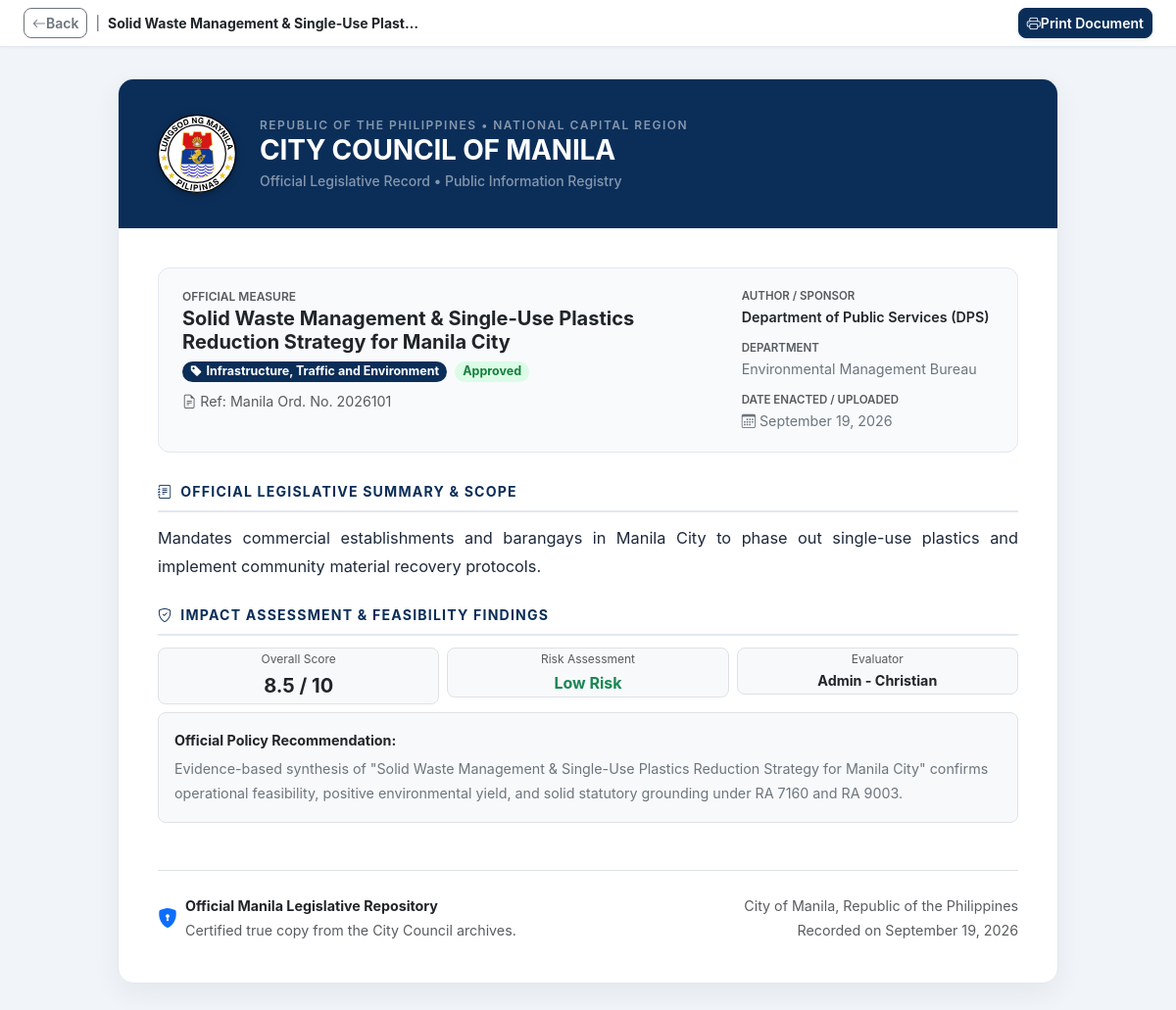
Screenshot of /backend/view_policy_document.php?id=101 with the database file from the repository.
### tables this page shows
CREATE TABLE `evaluations` (
  `id` int(11) NOT NULL AUTO_INCREMENT,
  `policy_id` int(11) NOT NULL,
  `policy_title` varchar(255) NOT NULL,
  `evaluator` varchar(150) NOT NULL,
  `economic_score` tinyint(4) DEFAULT 0,
  `social_score` tinyint(4) DEFAULT 0,
  `environmental_score` tinyint(4) DEFAULT 0,
  `legal_score` tinyint(4) DEFAULT 0,
  `overall_score` decimal(5,2) DEFAULT 0.00,
  `risk_level` varchar(50) DEFAULT NULL,
  `ai_recommendation` text DEFAULT NULL,
  `notes` text DEFAULT NULL,
  `status` varchar(50) DEFAULT 'Draft',
  `approved_by` varchar(255) DEFAULT NULL,
  `approved_at` datetime DEFAULT NULL,
  `created_at` timestamp NOT NULL DEFAULT current_timestamp(),
  `updated_at` timestamp NOT NULL DEFAULT current_timestamp() ON UPDATE current_timestamp(),
  PRIMARY KEY (`id`),
  UNIQUE KEY `policy_id` (`policy_id`),
  CONSTRAINT `fk_evaluations_policy` FOREIGN KEY (`policy_id`) REFERENCES `policy_records` (`id`) ON DELETE CASCADE
);

CREATE TABLE `policy_records` (
  `id` int(11) NOT NULL AUTO_INCREMENT,
  `legislative_item_id` int(11) DEFAULT NULL,
  `title` varchar(255) NOT NULL,
  `category` varchar(100) NOT NULL,
  `city_origin` varchar(100) DEFAULT 'City of Manila',
  `author` varchar(150) NOT NULL,
  `department` varchar(100) NOT NULL,
  `description` text DEFAULT NULL,
  `keywords` varchar(255) DEFAULT NULL,
  `publication_date` date DEFAULT NULL,
  `related_record` varchar(100) DEFAULT NULL,
  `file_path` varchar(255) DEFAULT NULL,
  `status` varchar(50) DEFAULT 'Draft',
  `created_at` timestamp NOT NULL DEFAULT current_timestamp(),
  `updated_at` timestamp NOT NULL DEFAULT current_timestamp() ON UPDATE current_timestamp(),
  `ai_summary` longtext DEFAULT NULL,
  PRIMARY KEY (`id`)
);

### backend/view_policy_document.php (the view, shortened to what this page needs)
<?php
require_once __DIR__ . '/../config/db.php';
$policy_id = (int)($_GET['id'] ?? 0);
$stmt = mysqli_prepare($conn, "
    SELECT p.*,
           e.id AS evaluation_id, e.overall_score, e.risk_level, e.ai_recommendation,
           e.notes, e.evaluator, e.approved_by, e.approved_at, e.status AS evaluation_status
    FROM policy_records p
    LEFT JOIN evaluations e ON p.id = e.policy_id
    WHERE p.id = ?
    LIMIT 1
");
mysqli_stmt_bind_param($stmt, "i", $policy_id);
mysqli_stmt_execute($stmt);
$res = mysqli_stmt_get_result($stmt);
$policy = mysqli_fetch_assoc($res);
$ai_summary_text = '';
if (empty($ai_summary_text)) {
    $ai_summary_text = $policy['description'] ?? 'Official legislative enactment and municipal policy provisions enacted under the authority of the City Council of Manila.';
}
$title = $policy['title'] ?? 'Legislative Ordinance';
$category = $policy['category'] ?? 'General Legislation';
$author = $policy['author'] ?? 'City Council of Manila';
$department = $policy['department'] ?? 'Legislative Secretariat';
$pub_date = !empty($policy['publication_date']) ? date('F d, Y', strtotime($policy['publication_date'])) : date('F d, Y');
$status = $policy['status'] ?? 'Published';
$related_record = $policy['related_record'] ?? '';
$ordinance_ref = !empty($related_record) ? $related_record : ('Manila Ord. No. ' . (2026000 + $policy_id));
?>
<!DOCTYPE html>
<html lang="en">
<head>
    <link href="https://cdn.jsdelivr.net/npm/bootstrap@5.3.2/dist/css/bootstrap.min.css" rel="stylesheet">
    <link href="https://cdn.jsdelivr.net/npm/bootstrap-icons@1.11.3/font/bootstrap-icons.min.css" rel="stylesheet">
</head>
<body>
    <div class="top-action-bar py-2 px-3 px-md-4 d-flex align-items-center justify-content-between flex-wrap gap-2">
        <div class="d-flex align-items-center gap-2">
            <button onclick="window.close(); if(!window.closed) history.back();" class="btn btn-sm btn-outline-secondary rounded-3 d-inline-flex align-items-center gap-1.5 fw-semibold">
                <i class="bi bi-arrow-left"></i> Back
            </button>
            <span class="text-muted small d-none d-sm-inline">|</span>
            <span class="fw-bold text-dark small text-truncate" style="max-width: 320px;">
                <?= htmlspecialchars($title) ?>
            </span>
        </div>
        <div class="d-flex align-items-center gap-2">
            <button onclick="window.print()" class="btn btn-sm btn-primary rounded-3 d-inline-flex align-items-center gap-1.5 fw-semibold shadow-sm" style="background:#0b2e59; border-color:#0b2e59;">
                <i class="bi bi-printer"></i> Print Document
            </button>
        </div>
    </div>
    <div class="doc-container">
        <div class="doc-header">
            <div class="d-flex align-items-center gap-4 flex-wrap flex-md-nowrap">
                <img src="../assets/images/manilacityhall.svg" alt="Manila City Hall Seal" class="doc-seal">
                <div>
                    <div class="text-uppercase small text-white-50 fw-semibold" style="letter-spacing:1.5px; font-size:0.75rem;">
                        Republic of the Philippines &bull; National Capital Region
                    </div>
                    <h1 class="h3 fw-bold mb-1 text-white" style="letter-spacing:-0.2px;">CITY COUNCIL OF MANILA</h1>
                    <div class="text-white-50 small fw-medium">Official Legislative Record &bull; Public Information Registry</div>
                </div>
            </div>
        </div>
        <div class="doc-body">
            <div class="meta-box">
                <div class="row g-3">
                    <div class="col-12 col-md-8">
                        <div class="text-muted small fw-semibold text-uppercase" style="font-size:0.75rem;">Official Measure</div>
                        <h2 class="h5 fw-bold text-dark mb-1"><?= htmlspecialchars($title) ?></h2>
                        <div class="d-flex align-items-center gap-2 flex-wrap mt-2">
                            <span class="badge bg-primary px-2.5 py-1 rounded-pill" style="font-size:0.78rem; background:#0b2e59 !important;">
                                <i class="bi bi-tag-fill me-1"></i><?= htmlspecialchars($category) ?>
                            </span>
                            <span class="badge rounded-pill px-2.5 py-1 fw-bold" style="font-size:0.78rem;
                                <?= ($status === 'Approved' || $status === 'Published') ? 'background:#dcfce7; color:#15803d;' : (($status === 'Needs Revision') ? 'background:#fee2e2; color:#b91c1c;' : 'background:#fef3c7; color:#b45309;') ?>">
                                <?= htmlspecialchars($status) ?>
                            </span>
                            <span class="text-muted small"><i class="bi bi-file-earmark-text me-1"></i>Ref: <?= htmlspecialchars($ordinance_ref) ?></span>
                        </div>
                    </div>
                    <div class="col-12 col-md-4 border-start-md ps-md-3">
                        <div class="mb-2">
                            <div class="text-muted small fw-semibold" style="font-size:0.72rem; text-transform:uppercase;">Author / Sponsor</div>
                            <div class="fw-semibold text-dark small"><?= htmlspecialchars($author) ?></div>
                        </div>
                        <div class="mb-2">
                            <div class="text-muted small fw-semibold" style="font-size:0.72rem; text-transform:uppercase;">Department</div>
                            <div class="text-secondary small"><?= htmlspecialchars($department) ?></div>
                        </div>
                        <div>
                            <div class="text-muted small fw-semibold" style="font-size:0.72rem; text-transform:uppercase;">Date Enacted / Uploaded</div>
                            <div class="text-secondary small"><i class="bi bi-calendar3 me-1"></i><?= $pub_date ?></div>
                        </div>
                    </div>
                </div>
            </div>
            <div class="mb-4">
                <div class="doc-section-title"><i class="bi bi-journal-text"></i> Official Legislative Summary & Scope</div>
                <p style="text-align: justify;"><?= nl2br(htmlspecialchars($ai_summary_text)) ?></p>
            </div>
            <?php if (!empty($policy['evaluation_id'])): ?>
                <div class="mb-4">
                    <div class="doc-section-title"><i class="bi bi-shield-check"></i> Impact Assessment & Feasibility Findings</div>
                    <div class="row g-2 mb-2">
                        <div class="col-sm-4">
                            <div class="p-2.5 rounded-3 bg-light border text-center">
                                <div class="text-muted small" style="font-size:0.75rem;">Overall Score</div>
                                <div class="fw-bold text-dark fs-5"><?= number_format((float)($policy['overall_score'] ?? 8.5), 1) ?> / 10</div>
                            </div>
                        </div>
                        <div class="col-sm-4">
                            <div class="p-2.5 rounded-3 bg-light border text-center">
                                <div class="text-muted small" style="font-size:0.75rem;">Risk Assessment</div>
                                <div class="fw-bold fs-6 <?= (stripos($policy['risk_level'] ?? '', 'high') !== false) ? 'text-danger' : 'text-success' ?>">
                                    <?= htmlspecialchars($policy['risk_level'] ?? 'Low Risk') ?>
                                </div>
                            </div>
                        </div>
                        <div class="col-sm-4">
                            <div class="p-2.5 rounded-3 bg-light border text-center">
                                <div class="text-muted small" style="font-size:0.75rem;">Evaluator</div>
                                <div class="fw-bold text-dark small text-truncate"><?= htmlspecialchars($policy['evaluator'] ?? 'Staff') ?></div>
                            </div>
                        </div>
                    </div>
                    <?php if (!empty($policy['ai_recommendation'])): ?>
                        <div class="p-3 rounded-3 bg-light border">
                            <strong class="small text-dark d-block mb-1">Official Policy Recommendation:</strong>
                            <div class="small text-secondary"><?= htmlspecialchars($policy['ai_recommendation']) ?></div>
                        </div>
                    <?php endif; ?>
                </div>
            <?php endif; ?>
            <div class="pt-4 border-top mt-5 d-flex align-items-center justify-content-between flex-wrap gap-3 text-muted small">
                <div class="d-flex align-items-center gap-2">
                    <i class="bi bi-shield-lock-fill text-primary fs-5"></i>
                    <div>
                        <div class="fw-bold text-dark">Official Manila Legislative Repository</div>
                        <div>Certified true copy from the City Council archives.</div>
                    </div>
                </div>
                <div class="text-end">
                    <div>City of Manila, Republic of the Philippines</div>
                    <div>Recorded on <?= $pub_date ?></div>
                </div>
            </div>
        </div>
    </div>
</body>
</html>

### backend/view_policy_document.php (style rules this page uses)
body { background-color: #f1f5f9; color: #0f172a; font-family: -apple-system, BlinkMacSystemFont, 'Segoe UI', Roboto, Helvetica, Arial, sans-serif; margin: 0; padding: 0; }
.top-action-bar { background: #ffffff; border-bottom: 1px solid #e2e8f0; position: sticky; top: 0; z-index: 1000; box-shadow: 0 1px 3px rgba(0,0,0,0.05); }
.doc-container { max-width: 960px; margin: 32px auto; background: #ffffff; border: 1px solid #e2e8f0; border-radius: 16px; box-shadow: 0 10px 30px rgba(0,0,0,0.06); overflow: hidden; }
.doc-header { background: #0b2e59; color: #ffffff; padding: 36px 40px; position: relative; }
.doc-seal { width: 80px; height: 80px; object-fit: contain; filter: drop-shadow(0 2px 4px rgba(0,0,0,0.3)); }
.doc-body { padding: 40px; font-size: 1.02rem; line-height: 1.75; color: #1e293b; }
.doc-section-title { font-size: 0.88rem; font-weight: 700; text-transform: uppercase; letter-spacing: 1.2px; color: #0b2e59; margin-bottom: 12px; display: flex; align-items: center; gap: 8px; border-bottom: 2px solid #e2e8f0; padding-bottom: 6px; }
.meta-box { background: #f8fafc; border: 1px solid #e2e8f0; border-radius: 12px; padding: 18px 24px; margin-bottom: 28px; }

### rows the page displays
evaluations: policy.title "Solid Waste Management & Single-Use Plast…", policy.title "Solid Waste Management & Single-Use Plastics Reduction Strategy for Manila City", policy.category "Infrastructure, Traffic and Environment", policy.status "Approved", policy.author "Department of Public Services (DPS)", policy.department "Environmental Management Bureau", policy.publication_date "September 19, 2026", policy.description "Mandates commercial establishments and barangays in Manila City to phase out single-use plastics and implement community material recovery protocols.", overall_score "8.5", risk_level "Low Risk", evaluator "Admin - Christian", ai_recommendation "Evidence-based synthesis of \"Solid Waste Management & Single-Use Plastics Reduction Strategy for Manila City\" confirms operational feasibility, positive environmental yield, and solid statutory grounding under RA 7160 and RA 9003."

### other values shown
$ordinance_ref "Manila Ord. No. 2026101"
